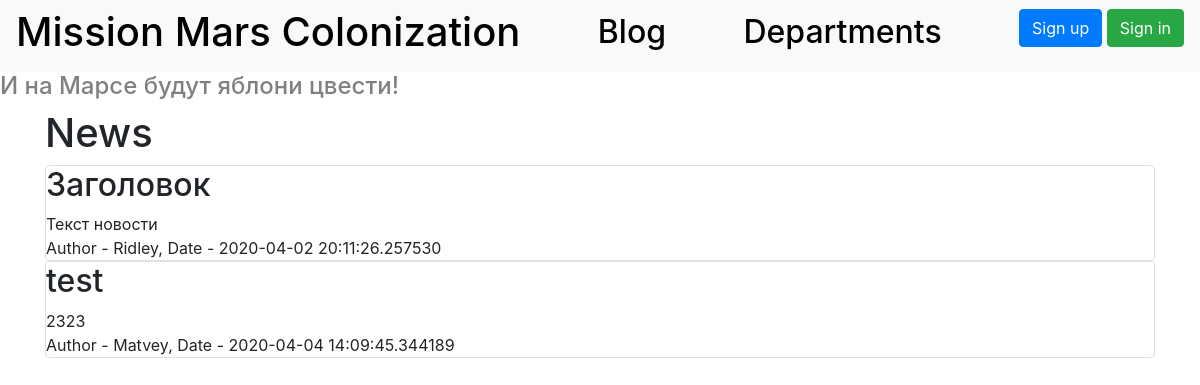
Page /blog on the committed database.
### data/news.py (models this page shows)
class News(SqlAlchemyBase, SerializerMixin):
    __tablename__ = 'news'
    id = sqlalchemy.Column(sqlalchemy.Integer,
                           primary_key=True, autoincrement=True)
    title = sqlalchemy.Column(sqlalchemy.String, nullable=True)
    content = sqlalchemy.Column(sqlalchemy.String, nullable=True)
    created_date = sqlalchemy.Column(sqlalchemy.DateTime,
                                     default=datetime.datetime.now)
    is_private = sqlalchemy.Column(sqlalchemy.Boolean, default=True)
    user_id = sqlalchemy.Column(sqlalchemy.Integer,
                                sqlalchemy.ForeignKey("users.id"))
    user = orm.relation('User')
    categories = orm.relation("CategoryNews",
                              secondary="association",
                              backref="news")

### data/users.py (models this page shows, shortened)
class User(SqlAlchemyBase, UserMixin, SerializerMixin):
    __tablename__ = 'users'
    id = sqlalchemy.Column(sqlalchemy.Integer,
                           primary_key=True, autoincrement=True)
    surname = sqlalchemy.Column(sqlalchemy.String, nullable=True)
    name = sqlalchemy.Column(sqlalchemy.String, nullable=True)
    age = sqlalchemy.Column(sqlalchemy.Integer, nullable=True)
    position = sqlalchemy.Column(sqlalchemy.String, nullable=True)
    speciality = sqlalchemy.Column(sqlalchemy.String, nullable=True)
    address = sqlalchemy.Column(sqlalchemy.String, nullable=True)
    email = sqlalchemy.Column(sqlalchemy.String, unique=True, nullable=True)
    city_from = sqlalchemy.Column(sqlalchemy.String, nullable=True)
    hashed_password = sqlalchemy.Column(sqlalchemy.String, nullable=True)
    modified_date = sqlalchemy.Column(sqlalchemy.DateTime, default=datetime.datetime.now)
    news = orm.relation("News", back_populates='user')
    jobs = orm.relation("Jobs", back_populates='user')
    deps = orm.relation("Department", back_populates='user')

### main.py (the view)
@app.route("/blog")
def blog():
    session = db_session.create_session()
    if current_user.is_authenticated:
        news = session.query(News).filter(
            (News.user == current_user) | (News.is_private != True))
    else:
        news = session.query(News).filter(News.is_private != True)
    return render_template("blog.html", title="Blog", news=news)

### data/db_session.py (called while the page is built)
def create_session() -> Session:
    global __factory
    return __factory()

### templates/blog.html (shortened to what this page needs)
{% extends "base.html" %}
{% block content %}
<h1>News</h1>
{% for item in news%}
<div class="col-md6 border rounded">
    <h2>{{item.title}}</h2>
    <div>
        {{item.content}}
    </div>
    <div>
        Author - {{item.user.name}}, Date - {{item.created_date}}
    </div>
</div>
{% endfor %}
{% endblock %}

### rows in the picture
News: title "Заголовок", content "Текст новости", user.name "Ridley", created_date "2020-04-02 20:11:26.257530"
News: title "test", content "2323", user.name "Matvey", created_date "2020-04-04 14:09:45.344189"
